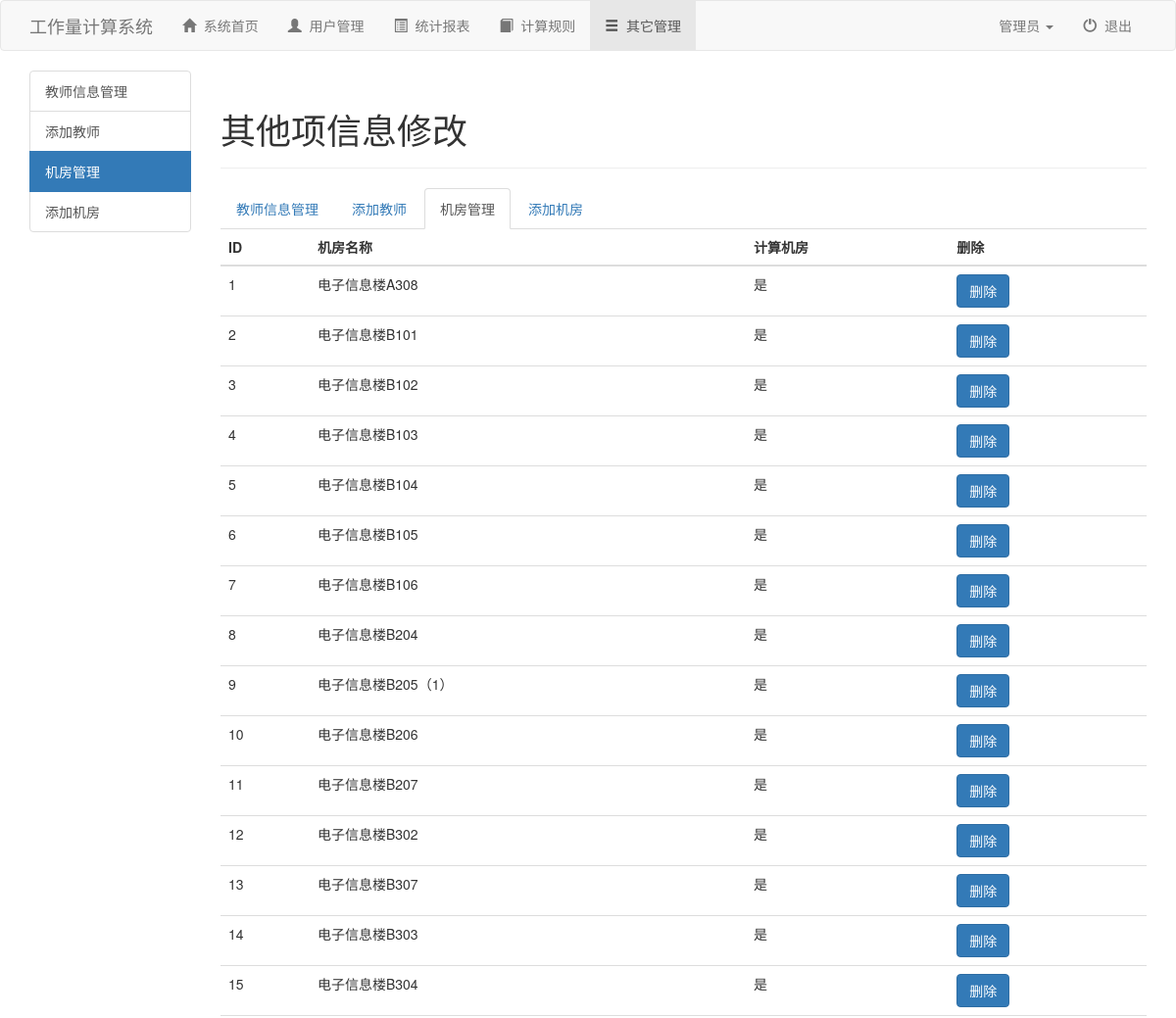
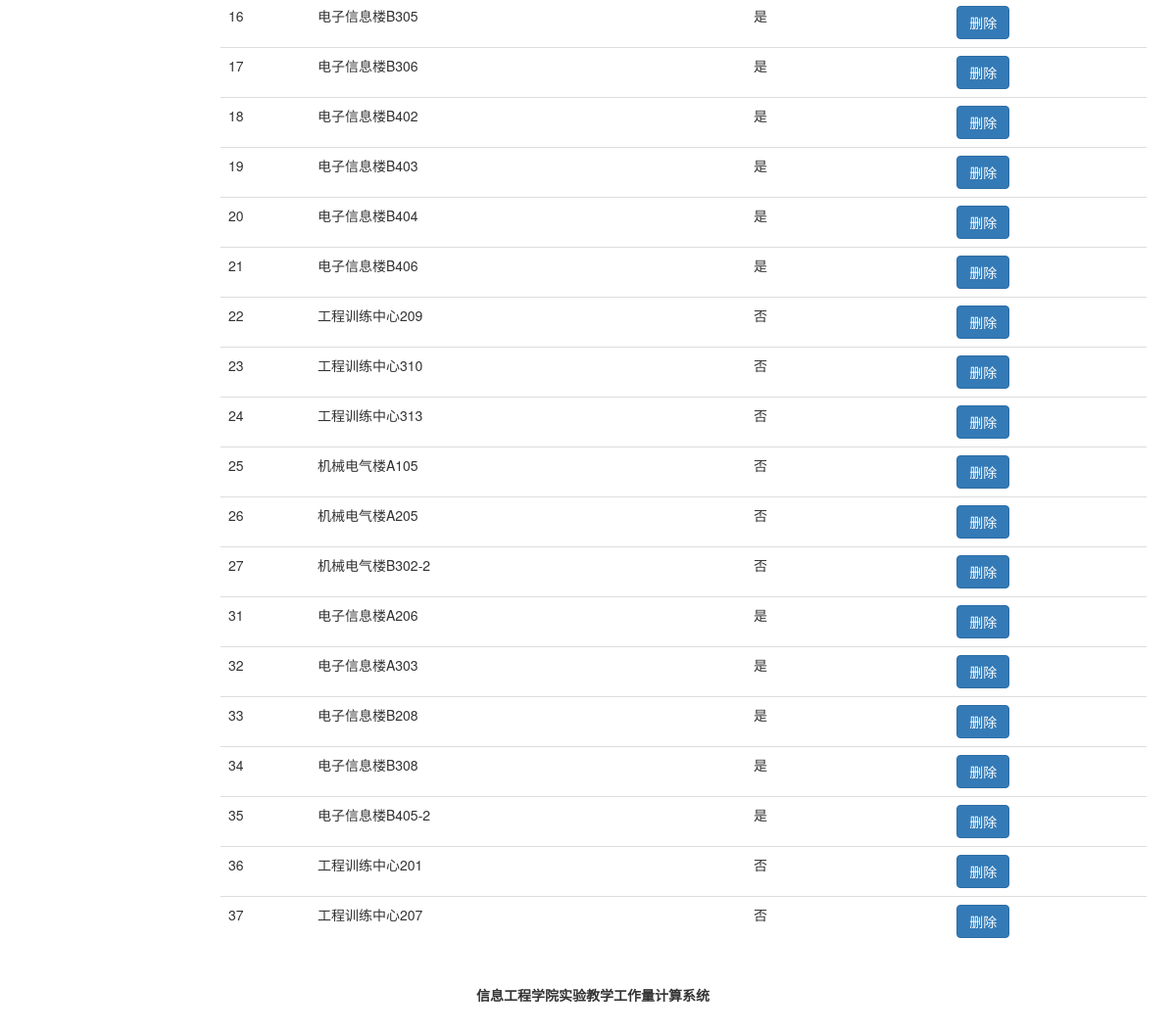
Screenshot of /lab.php with the database file from the repository (2 pictures, top to bottom).
### tables this page shows
CREATE TABLE `lab` (
  `Id` int(11) NOT NULL AUTO_INCREMENT,
  `lab_name` varchar(50) DEFAULT NULL COMMENT '机房名称',
  `computer` varchar(10) DEFAULT NULL COMMENT '是否计算机房',
  PRIMARY KEY (`Id`)
);

### lab.php (the view, shortened to what this page needs)
<!DOCTYPE html>
<html lang="zh-CN">
<head>
	<link rel="stylesheet" href="css/bootstrap.min.css">
	<link rel="stylesheet" href="css/index.css">
</head>
<body>
	<nav class="navbar navbar-default">
		<div class="container">
			<div class="navbar-header">
				<a href="index.html" class="navbar-brand">工作量计算系统</a>
			</div>
			<div class="navbar-collapse collapse">
				<ul class="nav navbar-nav">
					<li><a href="index.html"><span class="glyphicon glyphicon-home"></span>&nbsp;&nbsp;系统首页</a></li>
					<li><a href="user.php"><span class="glyphicon glyphicon-user"></span>&nbsp;&nbsp;用户管理</a></li>
					<li><a href="content.php"><span class="glyphicon glyphicon-list-alt"></span>&nbsp;&nbsp;统计报表</a></li>
					<li><a href="rules.php"><span class="glyphicon glyphicon-book"></span>&nbsp;&nbsp;计算规则</a></li>
					<li class="active"><a href="other.php"><span class="glyphicon glyphicon-menu-hamburger"></span>&nbsp;&nbsp;其它管理</a></li>
				</ul>
				<ul class="nav navbar-nav navbar-right">
					<li class="dropdown">
						<a href="#" id="dLabel" data-toggle="dropdown" aria-haspopup="true" aria-expended="false">
							管理员
							<span class="caret"></span>
						</a>
					</li>
					<li><a href="login.html"><span class="glyphicon glyphicon-off"></span>&nbsp;&nbsp;退出</a></li>
				</ul>
			</div>
		</div>
	</nav>
	<div class="container">
		<div class="row">
			<div class="col-md-2">
				 <div class="list-group">
				 	<a href="other.php" class="list-group-item">教师信息管理</a>
				 	<a role="button" class="list-group-item" data-toggle="modal" data-target="#myModal">添加教师</a>
				 	<a href="lab.php" class="list-group-item active">机房管理</a>
				 	<a role="button" class="list-group-item" data-toggle="modal" data-target="#myModal2">添加机房</a>
				 </div>
			</div>
			<div class="col-md-10">
				<div class="page-header">
					<h1>其他项信息修改</h1>
				</div>
				<ul class="nav nav-tabs">
					<li><a href="other.php">教师信息管理</a></li>
					<li><a role="button" data-toggle="modal" data-target="#myModal">添加教师</a></li>
					<li class="active"><a href="lab.php">机房管理</a></li>
					<li><a role="button" data-toggle="modal" data-target="#myModal">添加机房</a></li>
				</ul>
				<?php
				$link = mysqli_connect('localhost','root','lpk19961224','system');
				mysqli_set_charset($link ,'utf8');
				$query = "select * from lab";
				$result = mysqli_query($link, $query);
				?>
				<table class="table table-hover">
					<thead>
						<tr>
							<th>ID</th>
							<th>机房名称</th>
							<th>计算机房</th>
							<th>删除</th>
						</tr>
					</thead>
					<tbody>
						<?php
							while($row = mysqli_fetch_assoc($result)){
								echo <<<EOD
								<tr>
							    <td>{$row['Id']}</td>
							    <td>{$row['lab_name']}</td>
							    <td>{$row['computer']}</td>
							    <td>
EOD;
								echo '<a class="btn btn-primary" href="lab_del.php?id='.$row['Id'].'">删除</a>';
								echo '</td>';
							 }
						?>
					</tbody>
				</table>
			</div>
		</div>
	</div>
	<footer>
		<div class="container">
			<div class="row">
				<div class="col-md-12">
					<p>信息工程学院实验教学工作量计算系统</p>
				</div>
			</div>
		</div>
	</footer>
</body>
</html>

### css/index.css (style rules this page uses)
footer { font-weight: bold; text-align: center; padding: 20px; }

### rows the page displays
lab: Id "1", lab_name "电子信息楼A308", computer "是"
lab: Id "2", lab_name "电子信息楼B101", computer "是"
lab: Id "3", lab_name "电子信息楼B102", computer "是"
lab: Id "4", lab_name "电子信息楼B103", computer "是"
lab: Id "5", lab_name "电子信息楼B104", computer "是"
lab: Id "6", lab_name "电子信息楼B105", computer "是"
lab: Id "7", lab_name "电子信息楼B106", computer "是"
lab: Id "8", lab_name "电子信息楼B204", computer "是"
lab: Id "9", lab_name "电子信息楼B205（1）", computer "是"
lab: Id "10", lab_name "电子信息楼B206", computer "是"
lab: Id "11", lab_name "电子信息楼B207", computer "是"
lab: Id "12", lab_name "电子信息楼B302", computer "是"
lab: Id "13", lab_name "电子信息楼B307", computer "是"
lab: Id "14", lab_name "电子信息楼B303", computer "是"
lab: Id "15", lab_name "电子信息楼B304", computer "是"
lab: Id "16", lab_name "电子信息楼B305", computer "是"
lab: Id "17", lab_name "电子信息楼B306", computer "是"
lab: Id "18", lab_name "电子信息楼B402", computer "是"
lab: Id "19", lab_name "电子信息楼B403", computer "是"
lab: Id "20", lab_name "电子信息楼B404", computer "是"
lab: Id "21", lab_name "电子信息楼B406", computer "是"
lab: Id "22", lab_name "工程训练中心209", computer "否"
lab: Id "23", lab_name "工程训练中心310", computer "否"
lab: Id "24", lab_name "工程训练中心313", computer "否"
lab: Id "25", lab_name "机械电气楼A105", computer "否"
lab: Id "26", lab_name "机械电气楼A205", computer "否"
lab: Id "27", lab_name "机械电气楼B302-2", computer "否"
lab: Id "31", lab_name "电子信息楼A206", computer "是"
lab: Id "32", lab_name "电子信息楼A303", computer "是"
lab: Id "33", lab_name "电子信息楼B208", computer "是"
lab: Id "34", lab_name "电子信息楼B308", computer "是"
lab: Id "35", lab_name "电子信息楼B405-2", computer "是"
lab: Id "36", lab_name "工程训练中心201", computer "否"
lab: Id "37", lab_name "工程训练中心207", computer "否"
